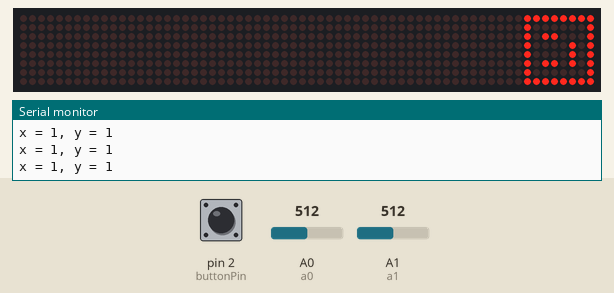
Simulated run of this sketch. Board: Arduino Uno, built with avr-gcc and run on an emulated ATmega328P. On the bench: 64×8 LED matrix, the last lines printed to the serial monitor. The test bench sets the inputs (shaded band); at power-on: A0 (a0) = 512, A1 (a1) = 512, pin 2 (buttonPin) HIGH.

Above: at 0.9 s.
1.3 s: A0 (a0) set to 0
4.1 s: A1 (a1) set to 0
7.1 s: pin 2 (buttonPin) pulled LOW for 0.25 s
9.3 s: pin 2 (buttonPin) pulled LOW for 1 s
At 9.5 s:
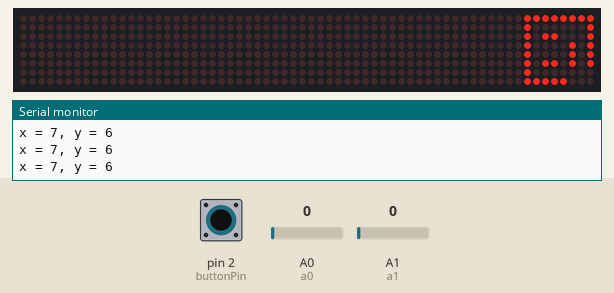

The sketch:

matrixgame.ino
```cpp
#include <LedControl.h>
  byte wall[8][8] = {
    {1, 1, 1, 1, 1, 1, 1, 1},
    {1, 0, 0, 0, 0, 0, 0, 1},
    {1, 0, 1, 1, 0, 0, 0, 1},
    {1, 0, 0, 0, 0, 1, 0, 1},
    {1, 0, 0, 0, 0, 1, 0, 1},
    {1, 0, 1, 1, 0, 1, 0, 1},
    {1, 0, 0, 0, 0, 0, 0, 1},
    {1, 1, 1, 1, 1, 1, 1, 1}
  };
int DIN = 12;
int CS = 10;
int CLK = 11;
const int buttonPin = 2;
int initX = 1;
int initY = 1;
int xValue = 0;
int yValue = 0;
const int a1 = A1;
const int a0 = A0;
int lastBlinkTime2 = 0;
LedControl lc = LedControl(DIN, CLK, CS, 0);

void setup() {
  Serial.begin(9600);
  pinMode(a1, INPUT);
  pinMode(a0, INPUT);
  pinMode(buttonPin, INPUT_PULLUP);
  lc.shutdown(0, false);
  lc.setIntensity(0, 15);
  lc.clearDisplay(0);
  printByte(wall);
}

void joystick() {
  static unsigned long lastBlinkTime = 0;
  static boolean playerVisible = true;
  static boolean blink = false;
  xValue = analogRead(A0);
  yValue = analogRead(A1);
  char x_translate = map(xValue, 1021, 0, 0, 4);
  char y_translate = map(yValue, 1021, 0, 0, 4);
  Serial.print("x = ");
  Serial.print(initX);
  Serial.print(", y = ");
  Serial.println(initY);

  lc.setLed(0, initX, initY, false);

  if (x_translate == 4) {
    if (initX < 7 && wall[initX + 1][initY] != 1) {
      initX++;
    }
  } else if (x_translate == 0) {
    if (initX > 0 && wall[initX - 1][initY] != 1) {
      initX--;
    }
  }
  if (y_translate == 4) {
    if (initY < 7 && wall[initX][initY + 1] != 1) {
      initY++;
    }
  } else if (y_translate == 0) {
    if (initY > 0 && wall[initX][initY - 1] != 1) {
      initY--;
    }
  }

  lc.setLed(0, initX, initY, playerVisible);

  unsigned long currentTime = millis();
  if (currentTime - lastBlinkTime >= 200) {
    playerVisible = !playerVisible;
    lastBlinkTime = currentTime;
  }

  if (digitalRead(buttonPin) == LOW) {

    unsigned long previousMillisLoop = 0;
    const long intervalLoop = 50;

    unsigned long currentMillisLoop = millis();

    lc.setLed(0, initX, initY - 1, true);
    wall[initX][initY - 1] = 0;
    lc.setLed(0, initX, initY + 1, true);
    wall[initX][initY + 1] = 0;
    lc.setLed(0, initX - 1, initY, true);
    wall[initX - 1][initY] = 0;
    lc.setLed(0, initX + 1, initY, true);
    wall[initX + 1][initY] = 0;

    if (currentMillisLoop - previousMillisLoop >= intervalLoop) {

      previousMillisLoop = currentMillisLoop;

      lc.setLed(0, initX, initY - 1, false);
      lc.setLed(0, initX, initY + 1, false);
      lc.setLed(0, initX - 1, initY, false);
      lc.setLed(0, initX + 1, initY, false);
    }

    if (currentMillisLoop - previousMillisLoop >= intervalLoop) {

      previousMillisLoop = currentMillisLoop;

      lc.setLed(0, initX, initY - 1, true);
      lc.setLed(0, initX, initY + 1, true);
      lc.setLed(0, initX - 1, initY, true);
      lc.setLed(0, initX + 1, initY, true);
    }

    if (currentMillisLoop - previousMillisLoop >= intervalLoop) {

      previousMillisLoop = currentMillisLoop;

      lc.setLed(0, initX, initY - 1, false);
      lc.setLed(0, initX, initY + 1, false);
      lc.setLed(0, initX - 1, initY, false);
      lc.setLed(0, initX + 1, initY, false);
    }

  }
}

unsigned long previousMillisLoop = 0;
const long intervalLoop = 200;

void loop() {
  unsigned long currentMillis = millis();

  if (currentMillis - previousMillisLoop >= intervalLoop) {

    previousMillisLoop = currentMillis;

    joystick();
  }

}

void printByte(byte test[8][8]) {
  int i = 0;
  for (i = 0; i < 8; i++) {
    for (int j = 0; j < 8; j++) {
      if (test[i][j] == 0)
        lc.setLed(0, i, j, false);
      else
        lc.setLed(0, i, j, true);
    }
  }
}
```

Measured:
- after the input at 9.3 s, the display: changes after 0.11 s (image 1)
